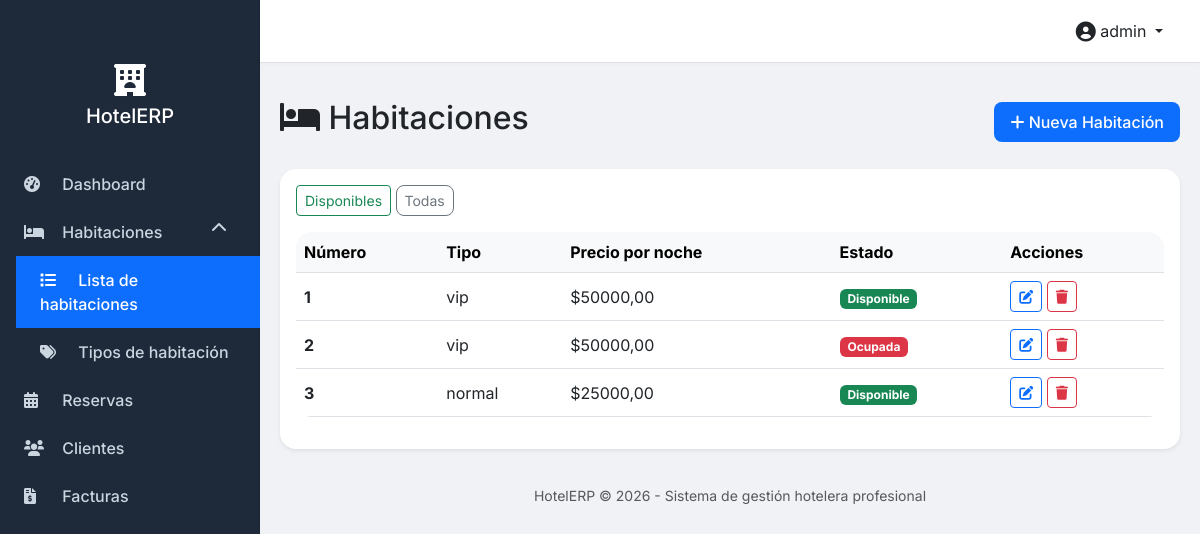
The app's page /rooms/ (signed in) with its own data.
### hotel/models.py (models this page shows, shortened)
class Room(models.Model):
    room_number = models.CharField(max_length=10, unique=True, verbose_name="Número de habitación")
    room_type = models.ForeignKey(RoomType, on_delete=models.CASCADE, related_name='rooms')
    is_available = models.BooleanField(default=True, verbose_name="¿Disponible?")
    class Meta:
        verbose_name = "Habitación"
        verbose_name_plural = "Habitaciones"

class RoomType(models.Model):
    name = models.CharField(max_length=100, verbose_name="Tipo de habitación")
    description = models.TextField(blank=True)
    price_per_night = models.DecimalField(max_digits=10, decimal_places=2, verbose_name="Precio por noche")
    class Meta:
        verbose_name = "Tipo de habitación"
        verbose_name_plural = "Tipos de habitación"

### hotel/views.py (the view)
# urls.py: path('rooms/', views.room_list, name='room_list'),
@login_required
def room_list(request):
    rooms = Room.objects.all()
    available_filter = request.GET.get('available')
    if available_filter == '1':
        rooms = rooms.filter(is_available=True)
    context = {'rooms': rooms}
    return render(request, 'hotel/room_list.html', context)

### hotel/templates/hotel/room_list.html
{% extends 'hotel/base.html' %}
{% block content %}
<div class="d-flex justify-content-between align-items-center mb-4">
    <h2><i class="fas fa-bed"></i> Habitaciones</h2>
    <a href="{% url 'hotel:room_create' %}" class="btn btn-primary"><i class="fas fa-plus"></i> Nueva Habitación</a>
</div>
<div class="card shadow-sm">
    <div class="card-body">
        <div class="mb-3">
            <a href="?available=1" class="btn btn-outline-success btn-sm">Disponibles</a>
            <a href="{% url 'hotel:room_list' %}" class="btn btn-outline-secondary btn-sm">Todas</a>
        </div>
        <div class="table-responsive">
            <table class="table table-hover align-middle">
                <thead class="table-light">
                    <tr>
                        <th>Número</th>
                        <th>Tipo</th>
                        <th>Precio por noche</th>
                        <th>Estado</th>
                        <th>Acciones</th>
                    </tr>
                </thead>
                <tbody>
                    {% for room in rooms %}
                    <tr>
                        <td><strong>{{ room.room_number }}</strong></td>
                        <td>{{ room.room_type.name }}</td>
                        <td>${{ room.room_type.price_per_night }}</td>
                        <td>
                            {% if room.is_available %}
                                <span class="badge bg-success">Disponible</span>
                            {% else %}
                                <span class="badge bg-danger">Ocupada</span>
                            {% endif %}
                        </td>
                        <td>
                            <a href="{% url 'hotel:room_edit' room.pk %}" class="btn btn-sm btn-outline-primary"><i class="fas fa-edit"></i></a>
                            <a href="{% url 'hotel:room_delete' room.pk %}" class="btn btn-sm btn-outline-danger"><i class="fas fa-trash"></i></a>
                        </td>
                    </tr>
                    {% empty %}
                    <tr>
                        <td colspan="5" class="text-center text-muted">No hay habitaciones registradas.</td>
                    </tr>
                    {% endfor %}
                </tbody>
            </table>
        </div>
    </div>
</div>
{% endblock %}

### hotel/templates/hotel/base.html (shortened to what this page needs)
<!DOCTYPE html>
<html lang="es">
<head>
    <link href="https://cdn.jsdelivr.net/npm/bootstrap@5.3.0-alpha1/dist/css/bootstrap.min.css" rel="stylesheet">
    <link rel="stylesheet" href="https://cdnjs.cloudflare.com/ajax/libs/font-awesome/6.0.0-beta3/css/all.min.css">
</head>
<body>
    <div class="sidebar">
        <div class="d-flex flex-column align-items-center mt-3 mb-4">
            <i class="fas fa-hotel fa-2x text-white"></i>
            <h5 class="text-white mt-2">HotelERP</h5>
        </div>
        <ul class="nav flex-column">
            <li class="nav-item">
                <a class="nav-link {% if request.resolver_match.url_name == 'index' %}active{% endif %}" href="{% url 'hotel:index' %}">
                    <i class="fas fa-tachometer-alt"></i> Dashboard
                </a>
            </li>
            <li class="nav-item">
                <a class="nav-link" href="#roomsSubmenu" data-bs-toggle="collapse" role="button" aria-expanded="false" aria-controls="roomsSubmenu">
                    <i class="fas fa-bed"></i> Habitaciones
                    <i class="fas fa-chevron-down float-end" style="transition: transform 0.2s;"></i>
                </a>
                <div class="collapse" id="roomsSubmenu">
                    <ul class="nav flex-column ms-3">
                        <li class="nav-item">
                            <a class="nav-link {% if 'room_list' in request.resolver_match.url_name %}active{% endif %}" href="{% url 'hotel:room_list' %}">
                                <i class="fas fa-list"></i> Lista de habitaciones
                            </a>
                        </li>
                        <li class="nav-item">
                            <a class="nav-link {% if 'roomtype' in request.path %}active{% endif %}" href="{% url 'hotel:roomtype_list' %}">
                                <i class="fas fa-tags"></i> Tipos de habitación
                            </a>
                        </li>
                    </ul>
                </div>
            </li>
            <li class="nav-item">
                <a class="nav-link {% if 'reservation' in request.path %}active{% endif %}" href="{% url 'hotel:reservation_list' %}">
                    <i class="fas fa-calendar-alt"></i> Reservas
                </a>
            </li>
            <li class="nav-item">
                <a class="nav-link {% if 'customer' in request.path %}active{% endif %}" href="{% url 'hotel:customer_list' %}">
                    <i class="fas fa-users"></i> Clientes
                </a>
            </li>
            <li class="nav-item">
                <a class="nav-link {% if 'invoice' in request.path %}active{% endif %}" href="{% url 'hotel:invoice_list' %}">
                    <i class="fas fa-file-invoice-dollar"></i> Facturas
                </a>
            </li>
        </ul>
    </div>
    <nav class="navbar-top d-flex justify-content-between align-items-center">
        <div class="dropdown">
            <button class="btn btn-link text-dark text-decoration-none dropdown-toggle" type="button" id="userDropdown" data-bs-toggle="dropdown" aria-expanded="false">
                <i class="fas fa-user-circle fa-lg"></i> {{ user.username }}
            </button>
        </div>
    </nav>
    <main class="mt-3">
        {% block content %}
        {% endblock %}
    </main>
    <footer>
        <p class="text-muted small">HotelERP © {% now "Y" %} - Sistema de gestión hotelera profesional</p>
    </footer>
</body>
</html>

### hotel/templates/hotel/base.html (style rules this page uses)
* { font-family: 'Inter', sans-serif; }
body { background-color: #f0f2f5; margin: 0; padding: 0; }
.sidebar { position: fixed; top: 0; bottom: 0; left: 0; z-index: 100; padding: 48px 0 0; box-shadow: inset -1px 0 0 rgba(0, 0, 0, .1); background-color: #1e2a3a; width: 260px; }
.sidebar .nav-link { font-weight: 500; color: #cbd5e0; padding: 0.75rem 1.5rem; transition: all 0.2s; }
.sidebar .nav-link.active { color: #fff; background-color: #0d6efd; }
.sidebar .nav-link i { margin-right: 10px; width: 24px; }
main { margin-left: 260px; padding: 20px; }
.navbar-top { background-color: #fff; border-bottom: 1px solid #dee2e6; padding: 0.75rem 1.5rem; margin-left: 260px; position: sticky; top: 0; z-index: 99; box-shadow: 0 2px 4px rgba(0,0,0,0.02); }
.card { border-radius: 1rem; border: none; box-shadow: 0 4px 12px rgba(0,0,0,0.05); transition: transform 0.2s, box-shadow 0.2s; }
.table { background-color: #fff; border-radius: 1rem; overflow: hidden; }
.btn-primary { background-color: #0d6efd; border: none; border-radius: 0.5rem; padding: 0.5rem 1rem; font-weight: 500; }
.btn-outline-secondary { border-radius: 0.5rem; }
footer { margin-left: 260px; background: transparent; text-align: center; padding: 1rem; color: #6c757d; }
#roomsSubmenu.collapse.show + .nav-link .fa-chevron-down, .nav-link[aria-expanded="true"] .fa-chevron-down { transform: rotate(180deg); }

### records on screen
Room: room_number "1", room_type.name "vip", room_type.price_per_night "50000,00", is_available "Disponible"
Room: room_number "2", room_type.name "vip", room_type.price_per_night "50000,00", is_available "Ocupada"
Room: room_number "3", room_type.name "normal", room_type.price_per_night "25000,00", is_available "Disponible"

### other values on screen
{{ user.username }} "admin"
